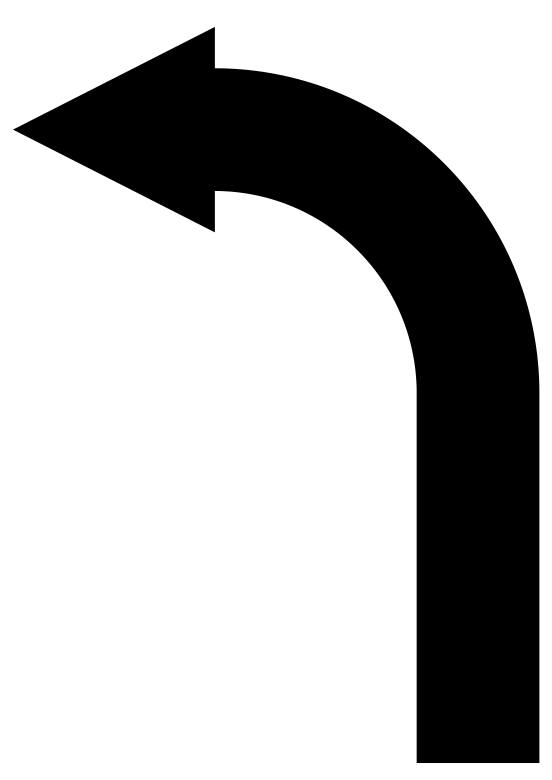
#> input picture rpi/assets/left.png, 1654 x 2339 px, given in place of the camera (shown at 1/3 size)
$ python twiddle_tuning_test.py
#> lines starting #> are read from the running program, lines starting #| are printed output that depends on the picture
### rpi/utils.py
import cv2
import numpy as np
import imutils
import colours
from main import LOOKAHEAD_Y, FRAME_HEIGHT, FRAME_WIDTH

# LOOKAHEAD_Y = 150  # Y-coordinate to calculate steering target
# FRAME_HEIGHT = 240


def img_warp(img, points, w, h):
    """main warping function using transformation matrix built into cv2

    Args:
        img (image): image
        points (float32): warp parameters
        w (int): width
        h (int): height

    Returns:
        img_warp (image): warped image
    """

    pts1 = np.float32(points)
    pts2 = np.float32([[0,0], [w,0], [0,h], [w,h]])
    matrix = cv2.getPerspectiveTransform(pts1, pts2)
    img_warp = cv2.warpPerspective(img, matrix, (w,h))
    return img_warp

def nothing(a):
    pass

def trackbar_init(initTVals, wt=480, ht=240):
    """initialises trackbar window (called trackbars) with values width top/bottom and height top/bottom
    currently only used in perspective warp

    Args:
        initTVals (array): initial trackbar values
        wt (int, optional): width. Defaults to 480.
        ht (int, optional): height. Defaults to 240.
    """
    cv2.namedWindow("trackbars")
    cv2.resizeWindow("trackbars", 360, 240)
    cv2.createTrackbar("width top", "trackbars", initTVals[0], wt//2, nothing)
    cv2.createTrackbar("height top", "trackbars", initTVals[1], ht, nothing)
    cv2.createTrackbar("width bottom", "trackbars", initTVals[2], wt//2, nothing)
    cv2.createTrackbar("height bottom", "trackbars", initTVals[3], ht, nothing)

# [16 lines left out: function trackbar_val, not called in this run]

# def detect_arrow(img, arrow):


def thresholding(img, colour, frame):
    imgHsv = cv2.cvtColor(img, cv2.COLOR_BGR2HSV)
    lower = np.array([colour.h_min, colour.s_min, colour.v_min])
    upper = np.array([colour.h_max, colour.s_max, colour.v_max])
    mask = cv2.inRange(imgHsv, lower, upper)

    # if frame == -1:  # left half
    #     mask[:, FRAME_WIDTH // 2:] = 0
    # elif frame == 1:  # right half
    #     mask[:, :FRAME_WIDTH // 2] = 0
    # # if frame == 0, use the full mask
    # print(mask)

    return mask

import numpy as np

# [308 lines left out: functions get_highest_lane_y, get_leftmost_lane_x, get_rightmost_lane_x, is_lane_horizontal, detect_arrow_direction, find_centroid and 8 more, not called in this run]

### rpi/Control/pid.py
class PID:
    def __init__(self, Kp, Ki, Kd):
        self.Kp = Kp
        self.Ki = Ki
        self.Kd = Kd

        # Controller state
        self.prev_error = 0
        self.integral = 0

    # [12 lines left out: function compute, not called in this run]

### rpi/LaneDetection/lane_detection.py
import cv2
import numpy as np
import imutils
import utils
import colours

def getLane(img, colour, name, frame=0):
    """generates "lane" based on an isolated colour parameter

    Args:
        img (img): image being analysed
        colour (class): taarget colour as a class)
        name (string): name desplayed on popup window

    Returns:
        None
    """
    imgThresh = utils.thresholding(img, colour, frame)
    # print(f"in lane detection {imgThresh}")
    cv2.imshow(name, imgThresh)
    return imgThresh

### rpi/twiddle_tuning_test.py
import cv2
import numpy as np
import time
from Control.pid import PID
# from Control.motor import Motor
# from Control.steering import SteeringController
from LaneDetection.lane_detection import getLane
from colours import TapeYellow, TapeBlue, TapeGreen
import utils

# Constants
BASE_SPEED = 70
MIN_SPEED = 30
FRAME_WIDTH = 480
FRAME_HEIGHT = 240
LOOKAHEAD_Y = 150
MAX_FRAMES = 100  # How many frames per trial
USE_VISUAL_DEBUG = True

# Lane colours
left = TapeYellow()
right = TapeBlue()
finish = TapeGreen

cap = cv2.VideoCapture(0)
utils.trackbar_init([0, 157, 0, 155])

# --- Error Evaluation Function ---
def run_episode(p):
    pid = PID(*p)
    total_error = 0
    frame_count = 0

    while frame_count < MAX_FRAMES:
        success, img = cap.read()
#> img is the input picture: shape (2339, 1654, 3); min 0, max 255, mean 185.7
        if not success:
            break

        img = cv2.resize(img, (FRAME_WIDTH, FRAME_HEIGHT))
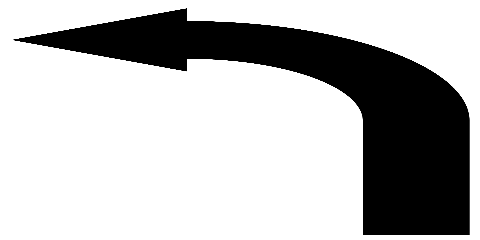
#> img: shape (240, 480, 3); min 0, max 255, mean 185.7
        h, w, _ = img.shape
#> h = 240; w = 480
        img_warp = utils.img_warp(img, np.float32([(0, 94), (480, 94), (0, 159), (480, 159)]), w, h)
#> in img_warp, `pts1 = np.float32(points)`: pts1 = [[0, 94], [480, 94], [0, 159], [480, 159]]
#> in img_warp, `matrix = cv2.getPerspectiveTransform(pts1, pts2)`: matrix = [[1, 0, 0], [-1.18e-16, 3.69, -347.1], [0, 0, 1]]
#> in img_warp, `img_warp = cv2.warpPerspective(img, matrix, (w,h))`:
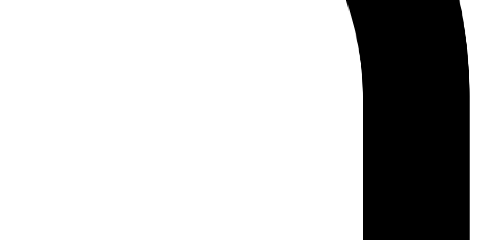
#> img_warp: shape (240, 480, 3); min 0, max 255, mean 197.8

        left_mask = getLane(img_warp, left, "left")
#> in thresholding, `imgHsv = cv2.cvtColor(img, cv2.COLOR_BGR2HSV)`: imgHsv: shape (240, 480, 3); mean H, S, V 0, 0, 197.8
#> in thresholding, `mask = cv2.inRange(imgHsv, lower, upper)`: mask: shape (240, 480); every value is 0
        right_mask = getLane(img_warp, right, "right")

#> (the run stopped early here; a loop or call above may not have finished)

$ run again, on rpi/assets/right.png
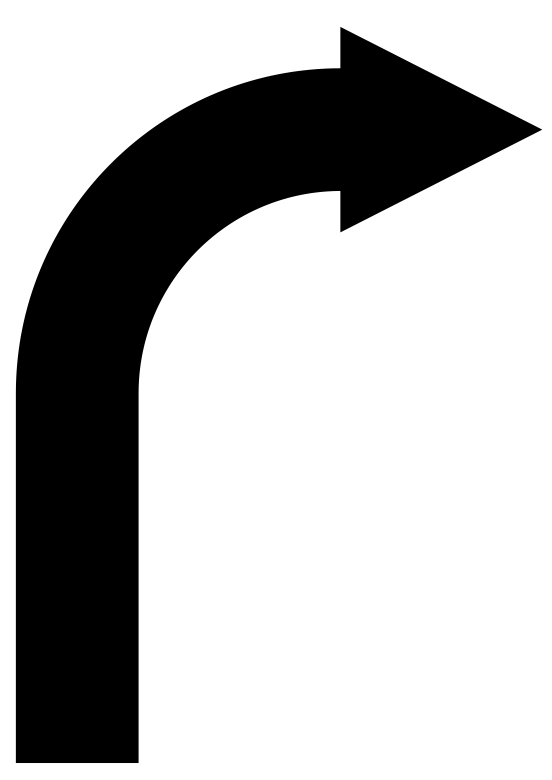
#> input picture rpi/assets/right.png, 1654 x 2339 px, given in place of the camera (shown at 1/3 size)
#> in run_episode, img is the input picture: shape (2339, 1654, 3); min 0, max 255, mean 185.7
#> in run_episode, `img = cv2.resize(img, (FRAME_WIDTH, FRAME_HEIGHT))`:
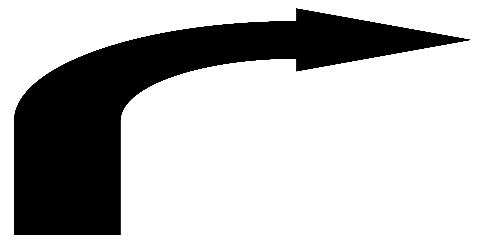
#> img: shape (240, 480, 3); min 0, max 255, mean 185.6
#> pts1 = [[0, 94], [480, 94], [0, 159], [480, 159]]
#> matrix = [[1, 0, 0], [-1.18e-16, 3.69, -347.1], [0, 0, 1]]
#> in img_warp, `img_warp = cv2.warpPerspective(img, matrix, (w,h))`:
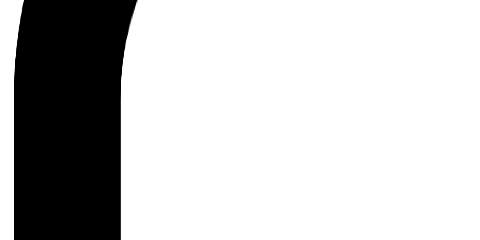
#> img_warp: shape (240, 480, 3); min 0, max 255, mean 197.8
#> imgHsv: shape (240, 480, 3); mean H, S, V 0, 0, 197.8
#> mask: shape (240, 480); every value is 0
